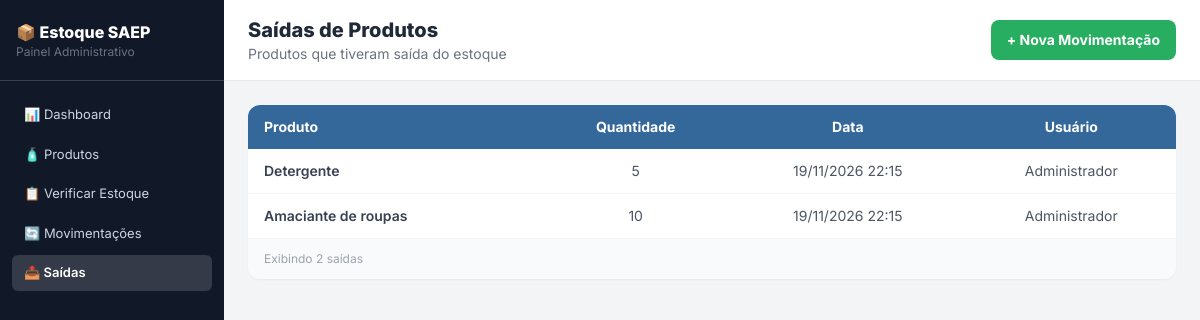
The page /saidas.php on the database its author committed.
### tables this page shows
CREATE TABLE movimentacao (
    id_movimentacao INT AUTO_INCREMENT NOT NULL PRIMARY KEY,
    tipo VARCHAR(10) NOT NULL CHECK (tipo IN ('ENTRADA', 'SAIDA')),
    quantidade INTEGER NOT NULL,
    id_produto INTEGER NOT NULL,
    datetime_movimentacao DATETIME,
    id_user INTEGER NOT NULL,
    FOREIGN KEY (id_produto) REFERENCES produto(id_produto),
    FOREIGN KEY (id_user) REFERENCES `user`(id_user)
);

CREATE TABLE produto (
    id_produto INT AUTO_INCREMENT NOT NULL PRIMARY KEY,
    nome VARCHAR(100) NOT NULL,
    quantidade_estoque INTEGER NOT NULL,
    valor_unitario NUMERIC(10,2) NOT NULL,
    data_cadastro DATE NOT NULL DEFAULT (CURRENT_DATE)
);

CREATE TABLE `user` (
    id_user INT AUTO_INCREMENT NOT NULL PRIMARY KEY,
    nome VARCHAR(100) NOT NULL
);

### saidas.php (the view, shortened to what this page needs)
<?php
require_once __DIR__ . '/conexao.php';
require_once __DIR__ . '/includes/menu.php';
$sql = "SELECT m.quantidade, m.datetime_movimentacao, p.nome AS produto, u.nome AS usuario
        FROM movimentacao m
        JOIN produto p ON p.id_produto = m.id_produto
        LEFT JOIN `user` u ON u.id_user = m.id_user
        WHERE m.tipo = 'SAIDA'
        ORDER BY m.id_movimentacao DESC";
$saidas = $pdo->query($sql)->fetchAll();
?>
    <main class="flex-1 flex flex-col">
        <div class="bg-white border-b border-gray-200 px-6 py-4 flex items-center justify-between">
            <div>
                <h1 class="text-xl font-extrabold text-gray-800">Saídas de Produtos</h1>
                <p class="text-sm text-gray-500">Produtos que tiveram saída do estoque</p>
            </div>
            <a href="movimentacao_form.php" class="bg-senai-green text-white font-bold px-4 py-2.5 rounded-lg text-sm hover:bg-green-600 transition flex items-center gap-2">
                + Nova Movimentação
            </a>
        </div>
        <div class="p-6 flex-1">
            <div class="bg-white rounded-xl shadow-sm overflow-hidden">
                <table class="w-full text-sm">
                    <thead class="bg-senai-blue text-white">
                        <tr>
                            <th class="px-4 py-3 text-left">Produto</th>
                            <th class="px-4 py-3 text-center">Quantidade</th>
                            <th class="px-4 py-3 text-center">Data</th>
                            <th class="px-4 py-3 text-center">Usuário</th>
                        </tr>
                    </thead>
                    <tbody class="divide-y divide-gray-100">
                    <?php foreach ($saidas as $s): ?>
                        <tr class="hover:bg-gray-50 transition">
                            <td class="px-4 py-3 text-gray-700 font-semibold"><?= htmlspecialchars($s["produto"]) ?></td>
                            <td class="px-4 py-3 text-center text-gray-600"><?= $s["quantidade"] ?></td>
                            <td class="px-4 py-3 text-center text-gray-600"><?= date("d/m/Y H:i", strtotime($s["datetime_movimentacao"])) ?></td>
                            <td class="px-4 py-3 text-center text-gray-600"><?= htmlspecialchars($s["usuario"] ?? "-") ?></td>
                        </tr>
                    <?php endforeach; ?>
                    </tbody>
                </table>
                <div class="border-t border-gray-100 px-4 py-3 bg-gray-50">
                    <p class="text-xs text-gray-400">Exibindo <?= count($saidas) ?> saídas</p>
                </div>
            </div>
        </div>
    </main>
</body>
</html>

### includes/menu.php (style rules this page uses)
body { font-family: 'Inter', sans-serif; }

### rows shown on the page
movimentacao: id_produto.nome "Detergente", quantidade "5", datetime_movimentacao "19/11/2026 22:15", id_user.nome "Administrador"
movimentacao: id_produto.nome "Amaciante de roupas", quantidade "10", datetime_movimentacao "19/11/2026 22:15", id_user.nome "Administrador"

### other values the page prints
count($saidas) "2"
